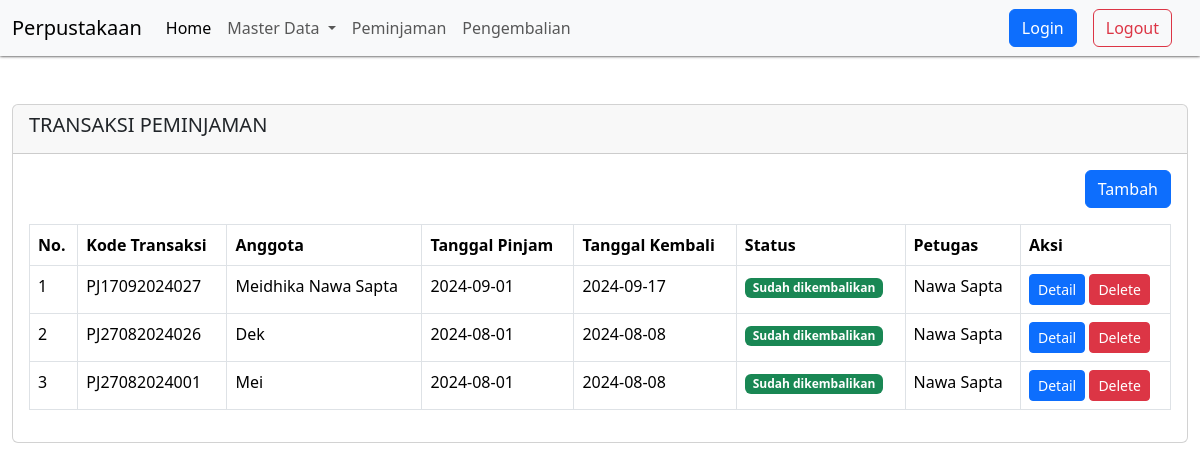
Page /?pg=peminjaman on the committed database.
### tables this page shows
CREATE TABLE `peminjaman` (
  `id` int(11) NOT NULL,
  `id_anggota` int(11) NOT NULL,
  `id_user` int(11) NOT NULL,
  `kode_transaksi` varchar(30) NOT NULL,
  `tgl_pinjam` date NOT NULL,
  `tgl_kembali` date NOT NULL,
  `status` tinyint(1) NOT NULL,
  `created_at` timestamp NOT NULL DEFAULT current_timestamp(),
  `updated_at` timestamp NOT NULL DEFAULT current_timestamp() ON UPDATE current_timestamp(),
  `deleted_at` tinyint(1) DEFAULT 0
);

CREATE TABLE `anggota` (
  `id` int(11) NOT NULL,
  `nisn` varchar(16) NOT NULL,
  `nama_lengkap` varchar(50) NOT NULL,
  `jenis_kelamin` enum('Laki-laki','Perempuan') NOT NULL,
  `no_telp` varchar(13) NOT NULL,
  `alamat` text NOT NULL,
  `created_at` timestamp NOT NULL DEFAULT current_timestamp(),
  `updated_at` timestamp NOT NULL DEFAULT current_timestamp() ON UPDATE current_timestamp()
);

CREATE TABLE `user` (
  `id` int(11) NOT NULL,
  `id_level` int(11) NOT NULL,
  `nama_lengkap` varchar(50) NOT NULL,
  `email` varchar(50) NOT NULL,
  `password` varchar(100) NOT NULL,
  `created_at` timestamp NOT NULL DEFAULT current_timestamp(),
  `updated_at` timestamp NOT NULL DEFAULT current_timestamp() ON UPDATE current_timestamp()
);

### content/peminjaman.php (the view, shortened to what this page needs)
<?php
$queryPinjam = mysqli_query($koneksi, "SELECT anggota.nama_lengkap as nama_anggota, user.nama_lengkap, peminjaman.* FROM peminjaman LEFT JOIN anggota ON anggota.id = peminjaman.id_anggota LEFT JOIN user ON user.id = peminjaman.id_user WHERE deleted_at = 0 ORDER BY id DESC");
?>
<div class="container-fluid mt-5">
    <div class="row">
        <div class="col-sm-12">
            <div class="card">
                <div class="card-header">
                    <h5>TRANSAKSI PEMINJAMAN</h5>
                </div>
                <div class="card-body">
                    <div class="mb-3 d-flex justify-content-end">
                        <a href="?pg=tambah-peminjaman" class="btn btn-primary">Tambah</a>
                    </div>
                    <table class="table table-bordered">
                        <thead>
                            <tr>
                                <th>No.</th>
                                <th>Kode Transaksi</th>
                                <th>Anggota</th>
                                <th>Tanggal Pinjam</th>
                                <th>Tanggal Kembali</th>
                                <th>Status</th>
                                <th>Petugas</th>
                                <th>Aksi</th>
                            </tr>
                        </thead>
                        <tbody>
                            <?php $no = 1;
                            while ($rowPinjam = mysqli_fetch_assoc($queryPinjam)) : ?>
                                <tr>
                                    <td><?= $no++ ?></td>
                                    <td><?= $rowPinjam['kode_transaksi'] ?></td>
                                    <td><?= $rowPinjam['nama_anggota'] ?></td>
                                    <td><?= $rowPinjam['tgl_pinjam'] ?></td>
                                    <td><?= $rowPinjam['tgl_kembali'] ?></td>
                                    <td><?= getStatus($rowPinjam['status']); ?></td>
                                    <td><?= $rowPinjam['nama_lengkap'] ?></td>
                                    <td><a href="?pg=tambah-peminjaman&detail=<?= $rowPinjam['id'] ?>" class="btn btn-sm btn-primary">Detail</a>
                                        <a onclick="return confirm('Apakah anda yakin akan menghapus data ini?')" href="?pg=tambah-peminjaman&delete=<?php echo $rowPinjam['id'] ?>" class="btn btn-sm btn-danger">Delete</a>
                                    </td>
                                </tr>
                            <?php endwhile ?>
                        </tbody>
                    </table>
                </div>
            </div>
        </div>
    </div>
</div>

### function/helper.php (shortened to what this page needs)
<?php
function getStatus($status)
{
    switch ($status) {
        case '2':
            $label = '<span class="badge text-bg-success">Sudah dikembalikan</span>';
            break;
    }
    return $label;
}

### rows in the picture
peminjaman: kode_transaksi "PJ17092024027", id_anggota.nama_lengkap "Meidhika Nawa Sapta", tgl_pinjam "2024-09-01", tgl_kembali "2024-09-17", status "Sudah dikembalikan", id_user.nama_lengkap "Nawa Sapta"
peminjaman: kode_transaksi "PJ27082024026", id_anggota.nama_lengkap "Dek", tgl_pinjam "2024-08-01", tgl_kembali "2024-08-08", status "Sudah dikembalikan", id_user.nama_lengkap "Nawa Sapta"
peminjaman: kode_transaksi "PJ27082024001", id_anggota.nama_lengkap "Mei", tgl_pinjam "2024-08-01", tgl_kembali "2024-08-08", status "Sudah dikembalikan", id_user.nama_lengkap "Nawa Sapta"
